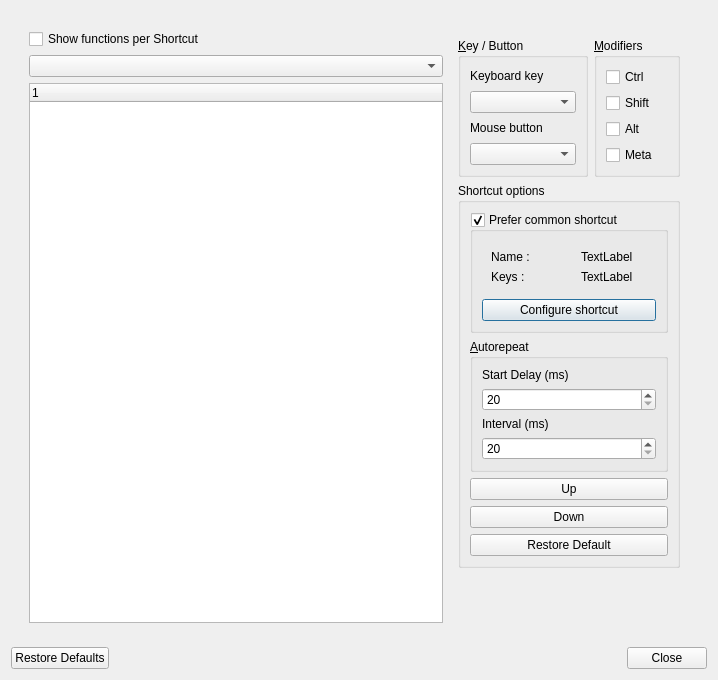
<?xml version="1.0" encoding="UTF-8"?>
<ui version="4.0">
 <class>TShortcutEditorDialog</class>
 <widget class="QDialog" name="TShortcutEditorDialog">
  <property name="geometry">
   <rect>
    <x>0</x>
    <y>0</y>
    <width>718</width>
    <height>680</height>
   </rect>
  </property>
  <property name="windowTitle">
   <string>Shortcut Configuration</string>
  </property>
  <layout class="QVBoxLayout" name="verticalLayout">
   <item>
    <widget class="QFrame" name="mainFrame">
     <layout class="QHBoxLayout" name="horizontalLayout_2">
      <item>
       <widget class="QFrame" name="shortcutsFrame">
        <layout class="QHBoxLayout" name="horizontalLayout_4">
         <item>
          <layout class="QVBoxLayout" name="verticalLayout_2">
           <item>
            <widget class="QCheckBox" name="showfunctionsCheckBox">
             <property name="text">
              <string>Show functions per Shortcut</string>
             </property>
            </widget>
           </item>
           <item>
            <widget class="QComboBox" name="objectsComboBox"/>
           </item>
           <item>
            <widget class="QTreeWidget" name="shortcutsTreeWidget">
             <column>
              <property name="text">
               <string notr="true">1</string>
              </property>
             </column>
            </widget>
           </item>
          </layout>
         </item>
         <item>
          <widget class="QFrame" name="editorFrame">
           <property name="minimumSize">
            <size>
             <width>220</width>
             <height>0</height>
            </size>
           </property>
           <layout class="QVBoxLayout" name="verticalLayout_10">
            <item>
             <layout class="QHBoxLayout" name="horizontalLayout">
              <item>
               <widget class="QGroupBox" name="shortCutGroupBox">
                <property name="minimumSize">
                 <size>
                  <width>130</width>
                  <height>0</height>
                 </size>
                </property>
                <property name="maximumSize">
                 <size>
                  <width>103</width>
                  <height>16777215</height>
                 </size>
                </property>
                <property name="title">
                 <string>&amp;Key / Button</string>
                </property>
                <layout class="QVBoxLayout" name="verticalLayout_7">
                 <item>
                  <widget class="QLabel" name="label_3">
                   <property name="text">
                    <string>Keyboard key</string>
                   </property>
                  </widget>
                 </item>
                 <item>
                  <widget class="QComboBox" name="keyComboBox1"/>
                 </item>
                 <item>
                  <widget class="QLabel" name="label_4">
                   <property name="text">
                    <string>Mouse button</string>
                   </property>
                  </widget>
                 </item>
                 <item>
                  <widget class="QComboBox" name="keyComboBox2"/>
                 </item>
                </layout>
               </widget>
              </item>
              <item>
               <widget class="QGroupBox" name="modifiersGroupBox">
                <property name="title">
                 <string>&amp;Modifiers</string>
                </property>
                <layout class="QVBoxLayout" name="verticalLayout_6">
                 <item>
                  <widget class="QCheckBox" name="ctrlCheckBox">
                   <property name="text">
                    <string>Ctrl</string>
                   </property>
                  </widget>
                 </item>
                 <item>
                  <widget class="QCheckBox" name="shiftCheckBox">
                   <property name="text">
                    <string>Shift</string>
                   </property>
                  </widget>
                 </item>
                 <item>
                  <widget class="QCheckBox" name="altCheckBox">
                   <property name="text">
                    <string>Alt</string>
                   </property>
                  </widget>
                 </item>
                 <item>
                  <widget class="QCheckBox" name="metaCheckBox">
                   <property name="text">
                    <string>Meta</string>
                   </property>
                  </widget>
                 </item>
                </layout>
               </widget>
              </item>
             </layout>
            </item>
            <item>
             <widget class="QGroupBox" name="shortCutOptionsGroupBox">
              <property name="title">
               <string>Shortcut options</string>
              </property>
              <layout class="QVBoxLayout" name="verticalLayout_9">
               <item>
                <widget class="QGroupBox" name="baseFunctionGroupBox">
                 <property name="title">
                  <string>Prefer common shortcut</string>
                 </property>
                 <property name="checkable">
                  <bool>true</bool>
                 </property>
                 <property name="checked">
                  <bool>true</bool>
                 </property>
                 <layout class="QVBoxLayout" name="verticalLayout_4">
                  <item>
                   <layout class="QHBoxLayout" name="horizontalLayout_3">
                    <item>
                     <widget class="QFrame" name="frame_2">
                      <property name="frameShape">
                       <enum>QFrame::NoFrame</enum>
                      </property>
                      <property name="frameShadow">
                       <enum>QFrame::Raised</enum>
                      </property>
                      <property name="lineWidth">
                       <number>0</number>
                      </property>
                      <layout class="QVBoxLayout" name="verticalLayout_3">
                       <item>
                        <widget class="QLabel" name="label_6">
                         <property name="text">
                          <string>Name :</string>
                         </property>
                        </widget>
                       </item>
                       <item>
                        <widget class="QLabel" name="label_8">
                         <property name="text">
                          <string>Keys :</string>
                         </property>
                        </widget>
                       </item>
                      </layout>
                     </widget>
                    </item>
                    <item>
                     <widget class="QFrame" name="frame_3">
                      <property name="frameShape">
                       <enum>QFrame::NoFrame</enum>
                      </property>
                      <property name="frameShadow">
                       <enum>QFrame::Raised</enum>
                      </property>
                      <property name="lineWidth">
                       <number>0</number>
                      </property>
                      <layout class="QVBoxLayout" name="verticalLayout_11">
                       <item>
                        <widget class="QLabel" name="baseFunctionShortCutLable">
                         <property name="text">
                          <string>TextLabel</string>
                         </property>
                        </widget>
                       </item>
                       <item>
                        <widget class="QLabel" name="baseFunctionShortCutKey">
                         <property name="text">
                          <string>TextLabel</string>
                         </property>
                        </widget>
                       </item>
                      </layout>
                     </widget>
                    </item>
                   </layout>
                  </item>
                  <item>
                   <widget class="QPushButton" name="configureInheritedShortcutPushButton">
                    <property name="text">
                     <string>Configure shortcut</string>
                    </property>
                   </widget>
                  </item>
                 </layout>
                </widget>
               </item>
               <item>
                <widget class="QGroupBox" name="autorepeatGroupBox">
                 <property name="title">
                  <string>&amp;Autorepeat</string>
                 </property>
                 <layout class="QVBoxLayout" name="verticalLayout_5">
                  <item>
                   <widget class="QLabel" name="label">
                    <property name="text">
                     <string>Start Delay (ms)</string>
                    </property>
                   </widget>
                  </item>
                  <item>
                   <widget class="QSpinBox" name="startDelaySpinBox">
                    <property name="minimum">
                     <number>20</number>
                    </property>
                    <property name="maximum">
                     <number>500</number>
                    </property>
                   </widget>
                  </item>
                  <item>
                   <widget class="QLabel" name="label_2">
                    <property name="text">
                     <string>Interval (ms)</string>
                    </property>
                   </widget>
                  </item>
                  <item>
                   <widget class="QSpinBox" name="repeatIntervalSpinBox">
                    <property name="minimum">
                     <number>20</number>
                    </property>
                    <property name="maximum">
                     <number>500</number>
                    </property>
                   </widget>
                  </item>
                 </layout>
                </widget>
               </item>
               <item>
                <widget class="QPushButton" name="upPushButton">
                 <property name="text">
                  <string>Up</string>
                 </property>
                </widget>
               </item>
               <item>
                <widget class="QPushButton" name="downPushButton">
                 <property name="text">
                  <string>Down</string>
                 </property>
                </widget>
               </item>
               <item>
                <widget class="QPushButton" name="restoreDefaultPushButton">
                 <property name="text">
                  <string>Restore Default</string>
                 </property>
                </widget>
               </item>
              </layout>
             </widget>
            </item>
            <item>
             <spacer name="verticalSpacer">
              <property name="orientation">
               <enum>Qt::Vertical</enum>
              </property>
              <property name="sizeHint" stdset="0">
               <size>
                <width>20</width>
                <height>40</height>
               </size>
              </property>
             </spacer>
            </item>
           </layout>
          </widget>
         </item>
        </layout>
       </widget>
      </item>
     </layout>
    </widget>
   </item>
   <item>
    <widget class="QDialogButtonBox" name="buttonBox">
     <property name="orientation">
      <enum>Qt::Horizontal</enum>
     </property>
     <property name="standardButtons">
      <set>QDialogButtonBox::Close|QDialogButtonBox::RestoreDefaults</set>
     </property>
     <property name="centerButtons">
      <bool>false</bool>
     </property>
    </widget>
   </item>
  </layout>
 </widget>
 <resources/>
 <connections>
  <connection>
   <sender>buttonBox</sender>
   <signal>accepted()</signal>
   <receiver>TShortcutEditorDialog</receiver>
   <slot>accept()</slot>
   <hints>
    <hint type="sourcelabel">
     <x>248</x>
     <y>254</y>
    </hint>
    <hint type="destinationlabel">
     <x>157</x>
     <y>274</y>
    </hint>
   </hints>
  </connection>
  <connection>
   <sender>buttonBox</sender>
   <signal>rejected()</signal>
   <receiver>TShortcutEditorDialog</receiver>
   <slot>reject()</slot>
   <hints>
    <hint type="sourcelabel">
     <x>316</x>
     <y>260</y>
    </hint>
    <hint type="destinationlabel">
     <x>286</x>
     <y>274</y>
    </hint>
   </hints>
  </connection>
 </connections>
</ui>
